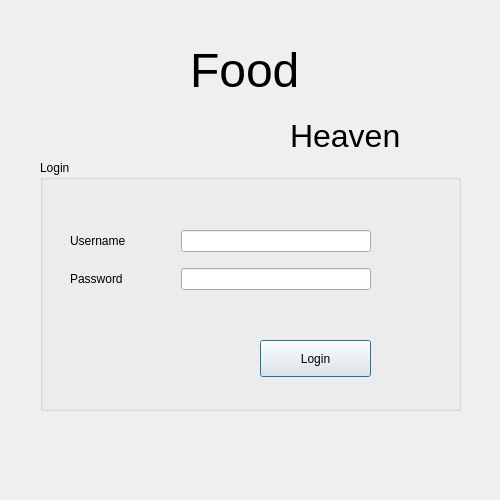
<?xml version="1.0" encoding="UTF-8"?>
<ui version="4.0">
 <class>DialogLogin</class>
 <widget class="QDialog" name="DialogLogin">
  <property name="geometry">
   <rect>
    <x>0</x>
    <y>0</y>
    <width>500</width>
    <height>500</height>
   </rect>
  </property>
  <property name="minimumSize">
   <size>
    <width>500</width>
    <height>500</height>
   </size>
  </property>
  <property name="maximumSize">
   <size>
    <width>500</width>
    <height>500</height>
   </size>
  </property>
  <property name="windowTitle">
   <string>Food Heaven - Login</string>
  </property>
  <property name="windowIcon">
   <iconset resource="../resouces.qrc">
    <normaloff>:/assets/hamburger_logo.png</normaloff>:/assets/hamburger_logo.png</iconset>
  </property>
  <widget class="QGroupBox" name="groupBox">
   <property name="geometry">
    <rect>
     <x>40</x>
     <y>160</y>
     <width>421</width>
     <height>251</height>
    </rect>
   </property>
   <property name="title">
    <string>Login</string>
   </property>
   <widget class="QPushButton" name="pushButton">
    <property name="geometry">
     <rect>
      <x>220</x>
      <y>180</y>
      <width>111</width>
      <height>37</height>
     </rect>
    </property>
    <property name="text">
     <string>Login</string>
    </property>
   </widget>
   <widget class="QWidget" name="layoutWidget">
    <property name="geometry">
     <rect>
      <x>30</x>
      <y>60</y>
      <width>301</width>
      <height>82</height>
     </rect>
    </property>
    <layout class="QVBoxLayout" name="verticalLayout">
     <item>
      <layout class="QHBoxLayout" name="horizontalLayout">
       <item>
        <widget class="QLabel" name="label">
         <property name="text">
          <string>Username</string>
         </property>
        </widget>
       </item>
       <item>
        <widget class="QLineEdit" name="lineEdit_username">
         <property name="maximumSize">
          <size>
           <width>190</width>
           <height>16777215</height>
          </size>
         </property>
        </widget>
       </item>
      </layout>
     </item>
     <item>
      <layout class="QHBoxLayout" name="horizontalLayout_2">
       <item>
        <widget class="QLabel" name="label_2">
         <property name="text">
          <string>Password</string>
         </property>
        </widget>
       </item>
       <item>
        <widget class="QLineEdit" name="lineEdit_password">
         <property name="minimumSize">
          <size>
           <width>50</width>
           <height>0</height>
          </size>
         </property>
         <property name="maximumSize">
          <size>
           <width>190</width>
           <height>16777215</height>
          </size>
         </property>
         <property name="echoMode">
          <enum>QLineEdit::Password</enum>
         </property>
        </widget>
       </item>
      </layout>
     </item>
    </layout>
   </widget>
  </widget>
  <widget class="QLabel" name="label_5">
   <property name="geometry">
    <rect>
     <x>30</x>
     <y>10</y>
     <width>221</width>
     <height>141</height>
    </rect>
   </property>
   <property name="text">
    <string/>
   </property>
   <property name="pixmap">
    <pixmap resource="../resouces.qrc">:/assets/hamburger_logo.png</pixmap>
   </property>
  </widget>
  <widget class="QLabel" name="label_6">
   <property name="geometry">
    <rect>
     <x>190</x>
     <y>-20</y>
     <width>231</width>
     <height>181</height>
    </rect>
   </property>
   <property name="font">
    <font>
     <pointsize>36</pointsize>
    </font>
   </property>
   <property name="text">
    <string>Food</string>
   </property>
  </widget>
  <widget class="QLabel" name="label_7">
   <property name="geometry">
    <rect>
     <x>290</x>
     <y>100</y>
     <width>181</width>
     <height>71</height>
    </rect>
   </property>
   <property name="font">
    <font>
     <pointsize>24</pointsize>
    </font>
   </property>
   <property name="text">
    <string>Heaven</string>
   </property>
  </widget>
 </widget>
 <resources>
  <include location="../resouces.qrc"/>
 </resources>
 <connections/>
</ui>
